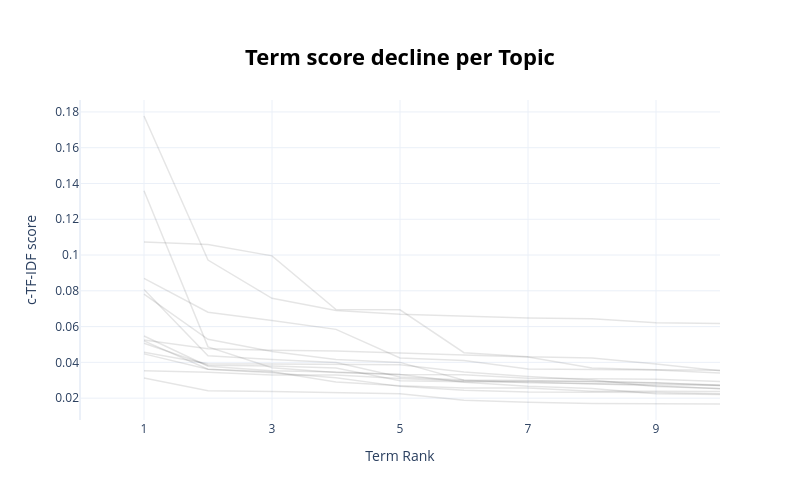

Source (notebook cell):
### Code cell
topic_model.visualize_term_rank()

### Figure 1 — Plotly figure (JSON) as saved in the notebook; plotly's stock layout.template omitted (floating-point values rounded to 4 significant figures)
{"data": [{"hovertext": "<b>Topic -1</b>:dont_fuck_bitch_got_know_get_cant_", "line": {"color": "black", "width": 1.5}, "mode": "lines+lines", "name": "", "opacity": 0.1, "type": "scatter", "x": [1, 2, 3, 4, 5, 6, 7, 8, 9, 10], "y": [0.03121, 0.02413, 0.0237, 0.02298, 0.02241, 0.01879, 0.01764, 0.01699, 0.01691, 0.01672]}, {"hovertext": "<b>Topic 0</b>:love_dont_know_girl_baby_one_youre_", "line": {"color": "black", "width": 1.5}, "mode": "lines+lines", "name": "", "opacity": 0.1, "type": "scatter", "x": [1, 2, 3, 4, 5, 6, 7, 8, 9, 10], "y": [0.04565, 0.03919, 0.03912, 0.039, 0.03863, 0.03467, 0.03215, 0.03011, 0.02653, 0.02544]}, {"hovertext": "<b>Topic 1</b>:know_seem_feel_go_cant_let_gone_pai", "line": {"color": "black", "width": 1.5}, "mode": "lines+lines", "name": "", "opacity": 0.1, "type": "scatter", "x": [1, 2, 3, 4, 5, 6, 7, 8, 9, 10], "y": [0.03531, 0.03445, 0.03298, 0.03293, 0.03093, 0.02962, 0.02943, 0.02942, 0.02861, 0.02701]}, {"hovertext": "<b>Topic 2</b>:bitch_fuck_nigga_shit_pussy_got_em_", "line": {"color": "black", "width": 1.5}, "mode": "lines+lines", "name": "", "opacity": 0.1, "type": "scatter", "x": [1, 2, 3, 4, 5, 6, 7, 8, 9, 10], "y": [0.07808, 0.05291, 0.04602, 0.04161, 0.03998, 0.03, 0.02863, 0.02807, 0.02734, 0.0271]}, {"hovertext": "<b>Topic 3</b>:thaiboy_drain_dont_cant_lost_gang_g", "line": {"color": "black", "width": 1.5}, "mode": "lines+lines", "name": "", "opacity": 0.1, "type": "scatter", "x": [1, 2, 3, 4, 5, 6, 7, 8, 9, 10], "y": [0.04473, 0.0361, 0.03477, 0.02908, 0.02689, 0.0257, 0.02567, 0.02391, 0.02389, 0.02371]}, {"hovertext": "<b>Topic 4</b>:ice_way_life_world_rainbow_man_see_", "line": {"color": "black", "width": 1.5}, "mode": "lines+lines", "name": "", "opacity": 0.1, "type": "scatter", "x": [1, 2, 3, 4, 5, 6, 7, 8, 9, 10], "y": [0.08076, 0.04373, 0.04165, 0.03992, 0.03178, 0.03019, 0.02989, 0.02914, 0.02851, 0.0273]}, {"hovertext": "<b>Topic 5</b>:lean_yung_leandoer_got_boys_wasted_", "line": {"color": "black", "width": 1.5}, "mode": "lines+lines", "name": "", "opacity": 0.1, "type": "scatter", "x": [1, 2, 3, 4, 5, 6, 7, 8, 9, 10], "y": [0.05472, 0.03782, 0.03527, 0.03464, 0.0332, 0.02882, 0.02667, 0.02543, 0.02242, 0.02205]}, {"hovertext": "<b>Topic 6</b>:flex_force_air_got_lean_boys_flare_", "line": {"color": "black", "width": 1.5}, "mode": "lines+lines", "name": "", "opacity": 0.1, "type": "scatter", "x": [1, 2, 3, 4, 5, 6, 7, 8, 9, 10], "y": [0.05203, 0.03614, 0.03412, 0.0314, 0.02657, 0.02444, 0.02338, 0.02327, 0.02317, 0.0224]}, {"hovertext": "<b>Topic 7</b>:rent_pay_got_bitch_lil_rockstar_shi", "line": {"color": "black", "width": 1.5}, "mode": "lines+lines", "name": "", "opacity": 0.1, "type": "scatter", "x": [1, 2, 3, 4, 5, 6, 7, 8, 9, 10], "y": [0.08698, 0.06802, 0.06342, 0.05844, 0.04242, 0.04108, 0.03629, 0.03585, 0.03571, 0.03401]}, {"hovertext": "<b>Topic 8</b>:shawty_thc_got_come_pull_man_wanna_", "line": {"color": "black", "width": 1.5}, "mode": "lines+lines", "name": "", "opacity": 0.1, "type": "scatter", "x": [1, 2, 3, 4, 5, 6, 7, 8, 9, 10], "y": [0.136, 0.04867, 0.037, 0.0343, 0.03318, 0.03309, 0.03111, 0.03088, 0.03061, 0.02923]}, {"hovertext": "<b>Topic 9</b>:fuck_yuh_face_life_smile_fucking_pi", "line": {"color": "black", "width": 1.5}, "mode": "lines+lines", "name": "", "opacity": 0.1, "type": "scatter", "x": [1, 2, 3, 4, 5, 6, 7, 8, 9, 10], "y": [0.05064, 0.03838, 0.038, 0.03687, 0.02977, 0.02911, 0.02896, 0.02781, 0.02689, 0.02518]}, {"hovertext": "<b>Topic 10</b>:lean_back_know_man_coloured_new_go", "line": {"color": "black", "width": 1.5}, "mode": "lines+lines", "name": "", "opacity": 0.1, "type": "scatter", "x": [1, 2, 3, 4, 5, 6, 7, 8, 9, 10], "y": [0.05251, 0.04762, 0.04682, 0.04634, 0.04524, 0.04406, 0.04303, 0.03682, 0.03585, 0.0356]}, {"hovertext": "<b>Topic 11</b>:bih_dis_prom_walk_night_know_money", "line": {"color": "black", "width": 1.5}, "mode": "lines+lines", "name": "", "opacity": 0.1, "type": "scatter", "x": [1, 2, 3, 4, 5, 6, 7, 8, 9, 10], "y": [0.1073, 0.1059, 0.09954, 0.06951, 0.06934, 0.0454, 0.04318, 0.04246, 0.03911, 0.03525]}, {"hovertext": "<b>Topic 12</b>:die_cry_wrist_take_today_chess_amo", "line": {"color": "black", "width": 1.5}, "mode": "lines+lines", "name": "", "opacity": 0.1, "type": "scatter", "x": [1, 2, 3, 4, 5, 6, 7, 8, 9, 10], "y": [0.1777, 0.09718, 0.07582, 0.06902, 0.06695, 0.06565, 0.06475, 0.06433, 0.0621, 0.06177]}], "layout": {"height": 500, "hoverlabel": {"bgcolor": "white", "font": {"family": "Rockwell", "size": 16}}, "showlegend": false, "title": {"font": {"color": "Black", "size": 22}, "text": "<b>Term score decline per Topic</b>", "x": 0.5, "xanchor": "center", "y": 0.9, "yanchor": "top"}, "width": 800, "xaxis": {"dtick": 2, "range": [0, 10], "tick0": 1, "title": {"text": "Term Rank"}}, "yaxis": {"title": {"text": "c-TF-IDF score"}}}}
